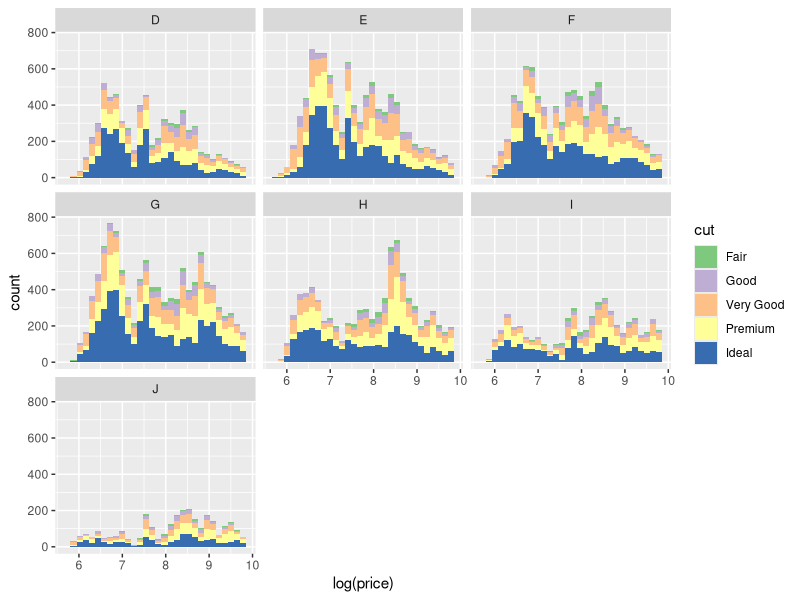
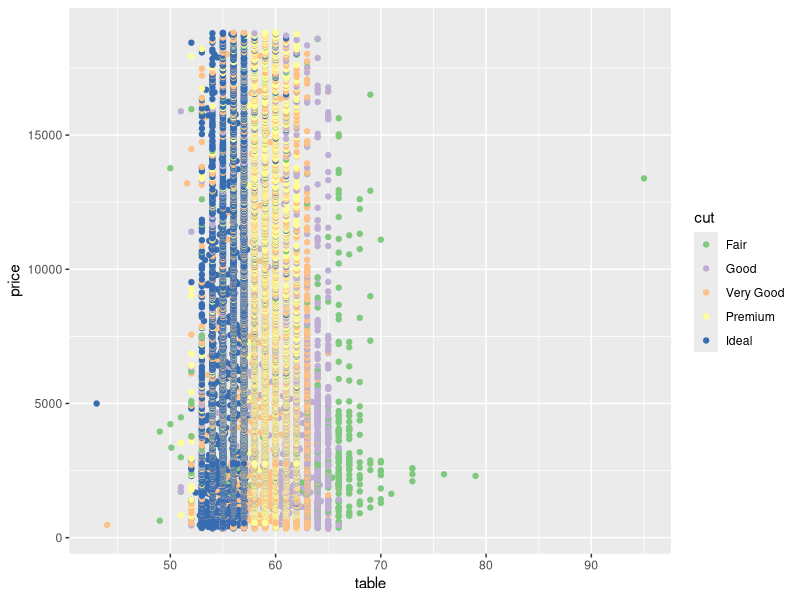
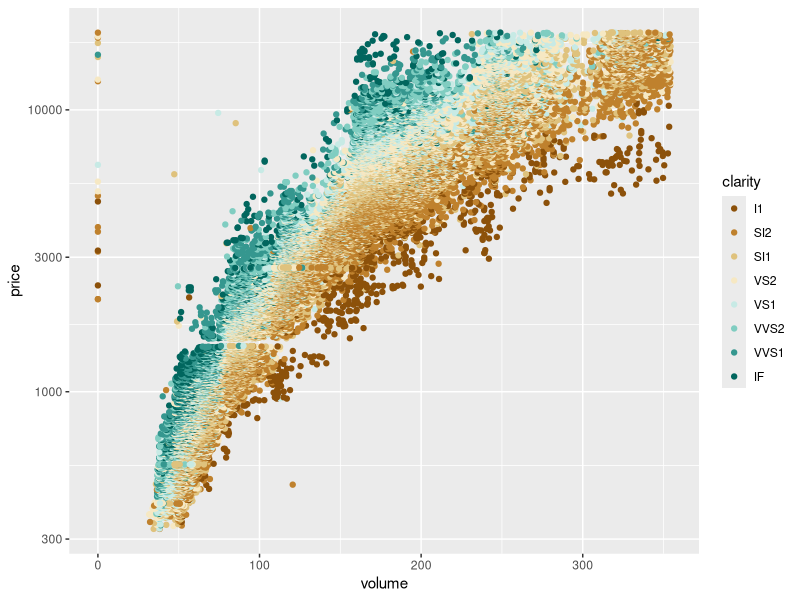

Here is the R script that generated these plots, in order: (Note: this script raises an error after producing the figures.)
## ---- chunk 1
library(ggplot2)
library(dplyr)
data(diamonds)
ggplot(aes(x=log(price)),data=diamonds)+
  geom_histogram(aes(fill=cut))+
  scale_fill_brewer(type='qual')+
  facet_wrap(~color)
## ---- chunk 2
ggplot(aes(x=table,y=price),data=diamonds)+
  geom_point(aes(color=cut))+
  scale_color_brewer(type='qual')
## ---- chunk 3
ggplot(aes(x=x*y*z,y=price),data=diamonds)+
  scale_y_log10()+
  scale_color_brewer(type = 'div')+
  geom_point(aes(color=clarity))+
  xlab('volume')+
  xlim(0,quantile(diamonds$x*diamonds$y*diamonds$z,probs=0.99))
## ---- chunk 4
pf$prop_initiated<-pf$friendships_initiated/pf$friend_count
## ---- chunk 5
ggplot(aes(x=tenure,y=prop_initiated),data=subset(pf,
                                                  !is.na(year_joined.bucket)))+
  geom_line(stat='summary',aes(color=year_joined.bucket))
## ---- chunk 6
ggplot(aes(x=tenure,y=prop_initiated),data=subset(pf,
                                                  !is.na(year_joined.bucket)))+
  geom_line(stat='summary',aes(color=year_joined.bucket))+
  geom_smooth()
## ---- chunk 7
summary(subset(pf,'year_joined.bucket'='(2012,2014]')$prop_initiated)['Mean']
## ---- chunk 8
ggplot(aes(y=price/carat,x=cut),data=diamonds)+
  geom_jitter(aes(color=color))+
  facet_wrap(~clarity)+
  scale_color_brewer(type='div')
